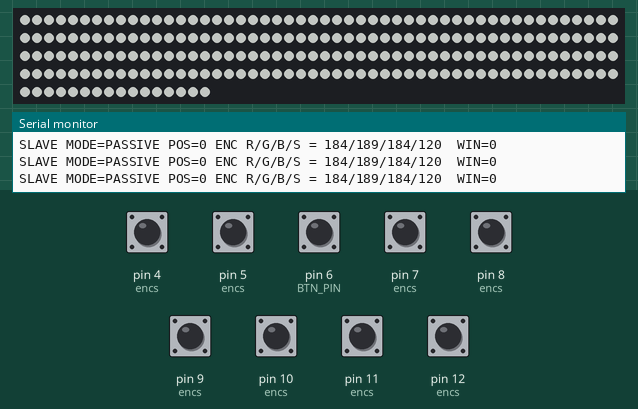
This sketch was run on a simulated Arduino Uno, built with avr-gcc and run on an emulated ATmega328P. On the bench: 216 RGB LEDs in strip order, left to right, continuing on the next row, the last lines printed to the serial monitor. The inputs (shaded band) are chosen by the test bench; at power-on: pin 4 (encs), pin 5 (encs), pin 6 (BTN_PIN), pin 7 (encs), pin 8 (encs), pin 9 (encs), pin 10 (encs), pin 11 (encs), pin 12 (encs) HIGH. Dim RGB values are drawn brighter than linear; random numbers use the default seed unless the sketch sets one.

Above: at 2.4 s.
2.5 s: pin 6 (BTN_PIN) pulled LOW for 0.15 s
At 2.98 s:
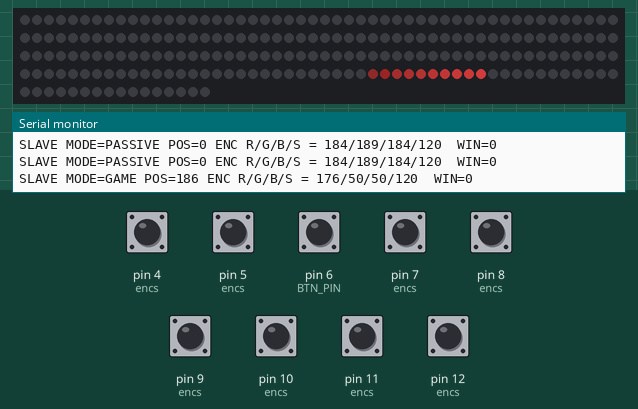
3.2 s: pin 6 (BTN_PIN) pulled LOW for 1 s
At 4.5 s:
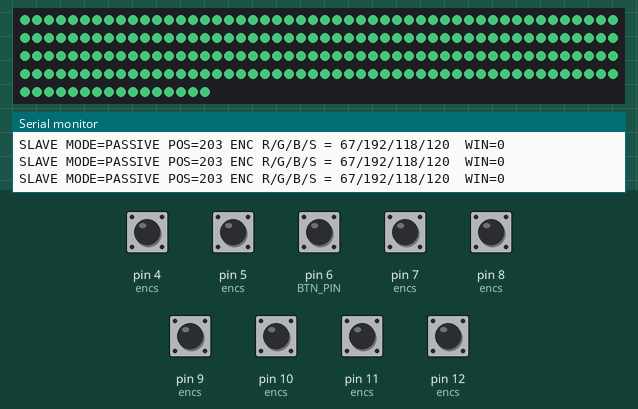
5.7 s: pin 6 (BTN_PIN) pulled LOW for 0.15 s
At 5.88 s:
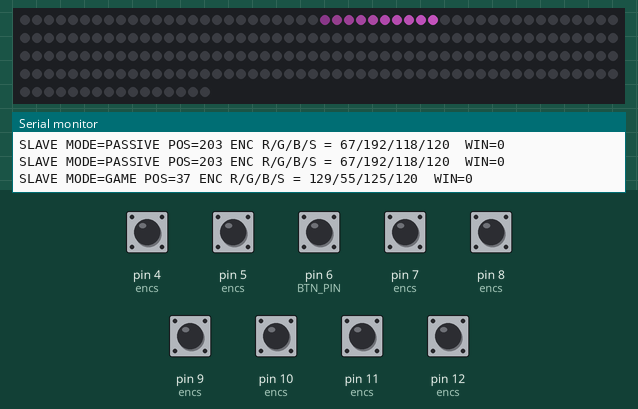
6.4 s: pin 10 (encs) pulled LOW for 1 s
8.0 s: pin 4 (encs) pulled LOW for 1 s
9.6 s: pin 5 (encs) pulled LOW for 1 s
Timing chart, 0 to 12.2 s (numbered marks = the images above; inputs shaded):
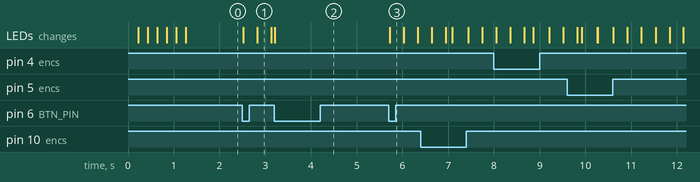

The sketch:

QGH_Portal_v2_slave.ino
```cpp
#include <FastLED.h>
#include <SoftwareSerial.h>

/*/IMPORTANT//
FOR MASTER AND SLAVE HC-12 ARE SET TO C006 Channel to avoid interference with other devices
to change channel:

Connect GND+SET pins
Set 9600 baud
send commands to serial
AT - AT mode
AT+RX - to check current speed
AT+C006 - to set channel
*/

// ---------------- LED CONFIG -------------------
#define LED_PIN 3
#define NUM_LEDS 216
CRGB leds[NUM_LEDS];

// ------------- ENCODERS ------------------------
struct Enc { byte pinA; byte pinB; int value; int last; };
Enc encs[4] = {
  {12, 11, 0, 0},   // R
  {10,  9, 0, 0},   // G
  {8,   7, 0, 0},   // B
  {4,   5, 0, 0}    // Speed encoder corrected pin order
};

#define BTN_PIN 6
bool modeGame = false;
bool lastBtn = false;

// ---------- HC12 ----------------
#define HC_RX A0
#define HC_TX A1
SoftwareSerial HC12(HC_RX, HC_TX);

// SLAVE → MASTER packet fields
int pos = 0;
unsigned long lastMove = 0;

// ---------- WIN ----------
bool win = false;
unsigned long winStart = 0;
const int WIN_DURATION = 60000;

unsigned long lastDebug = 0;

// -----------------------------------------------
void setup() {
  Serial.begin(9600);
  HC12.begin(9600);

  FastLED.addLeds<WS2812, LED_PIN, GRB>(leds, NUM_LEDS);
  FastLED.setBrightness(120);

  for (int i=0;i<4;i++) {
    pinMode(encs[i].pinA, INPUT_PULLUP);
    pinMode(encs[i].pinB, INPUT_PULLUP);
  }

  pinMode(BTN_PIN, INPUT_PULLUP);

  randomSeed(analogRead(0));

  // Random initial color
  encs[0].value = random(50, 200);  // R
  encs[1].value = random(50, 200);  // G
  encs[2].value = random(50, 200);  // B
  encs[3].value = 120;              // brightness/speed default mid

  // Startup blink: red 3 times for SLAVE
  for (int i = 0; i < 3; i++) {
    fill_solid(leds, NUM_LEDS, CRGB(255, 0, 0));
    FastLED.show();
    delay(200);
    fill_solid(leds, NUM_LEDS, CRGB::Black);
    FastLED.show();
    delay(200);
  }
}

// -----------------------------------------------
void readEncoders() {
  for (int i = 0; i < 4; i++) {

    int a = digitalRead(encs[i].pinA);
    int b = digitalRead(encs[i].pinB);
    int encoded = (a << 1) | b;
    int last = encs[i].last;
    int sum = (last << 2) | encoded;

    // Standard robust quadrature decoding (from working portal.ino)
    int delta = 0;
    if (sum == 0b1101 || sum == 0b0100 || sum == 0b0010 || sum == 0b1011)
      delta = +1;
    else if (sum == 0b1110 || sum == 0b0111 || sum == 0b0001 || sum == 0b1000)
      delta = -1;

    // Sensitivity (set to moderate, not excessive)
    encs[i].value += delta * 10;   // increased sensitivity

    // Clamp
    if (encs[i].value < 0) encs[i].value = 0;
    if (encs[i].value > 255) encs[i].value = 255;

    encs[i].last = encoded;
  }
}

// -----------------------------------------------
void sendStateToMaster() {
  static unsigned long lastTx = 0;
  unsigned long now = millis();

  if (now - lastTx < 350) return;   // fixed TX interval
  lastTx = now;

  String out = "{S ";
  out += pos;
  out += "}";
  out += "#";

  HC12.println(out);
}

// -----------------------------------------------
void parseMasterPacket(String s) {
  if (s.indexOf("WIN:1") > 0) {
    win = true;
    winStart = millis();
  }
}

// -----------------------------------------------
void runPassive() {
  fill_solid(leds, NUM_LEDS, CRGB(encs[0].value, encs[1].value, encs[2].value));
  FastLED.setBrightness( map(encs[3].value, 0, 255, 20, 255) );
  FastLED.show();
}

// -----------------------------------------------
void runGame() {
  int raw = encs[3].value;
  int spd = map(raw, 0, 255, 1, 45);
  unsigned long now = millis();
  unsigned long interval = 50 - spd;
  if (interval < 3) interval = 3;

  if (now - lastMove >= interval && spd > 0) {
    pos = (pos + 1) % NUM_LEDS;
    lastMove = now;
  }

  int R = encs[0].value;
  int G = encs[1].value;
  int B = encs[2].value;

  fill_solid(leds, NUM_LEDS, CRGB::Black);
  for (int i=0;i<10;i++) {
    int p = (pos - i + NUM_LEDS) % NUM_LEDS;
    uint8_t fade = 255 - (i*25);
    leds[p] = CRGB(R, G, B).nscale8(fade);
  }

  FastLED.setBrightness(175);
  FastLED.show();

  sendStateToMaster();
}

// -----------------------------------------------
void runWin() {
  unsigned long now = millis();
  if (now - winStart > WIN_DURATION) {
    win = false;
    return;
  }

  // Match MASTER win effect: smooth rainbow sweep
  uint8_t hueBase = (now / 6) & 255;

  for (int i = 0; i < NUM_LEDS; i++) {
    leds[i] = CHSV(hueBase + (i >> 2), 255, 255);
  }

  FastLED.show();
}

// -----------------------------------------------
void loop() {
  /*Serial.print("BTN="); Serial.print(!digitalRead(BTN_PIN));
  Serial.print(" MODE="); Serial.print(modeGame);
  Serial.print(" POS="); Serial.print(pos);
  Serial.print(" SPDraw="); Serial.print(encs[3].value);
  Serial.print(" SPDmap="); Serial.println(map(encs[3].value, 0, 255, 0, 20));
*/
  // ---- High-frequency encoder polling (every 2 ms) ----
  static unsigned long lastEnc = 0;
  unsigned long encNow = millis();
  if (encNow - lastEnc >= 2) {
    lastEnc = encNow;
    readEncoders();
  }

  // BUTTON
  bool btn = !digitalRead(BTN_PIN);
  if (btn && !lastBtn) {
    win = false;                 // allow mode switch during WIN
    modeGame = !modeGame;
    pos = random(NUM_LEDS);

    encs[0].value = random(50, 200);
    encs[1].value = random(50, 200);
    encs[2].value = random(50, 200);
  }
  lastBtn = btn;

  // RECEIVE MASTER PACKETS
// ---- NON-BLOCKING HC12 READER ----
static String hcBuf = "";
while (HC12.available()) {
  char c = HC12.read();
  if (c == '\n') {
    parseMasterPacket(hcBuf);
    hcBuf = "";
  } else {
    hcBuf += c;
  }
}

// ---- PERIODIC DEBUG (every 300 ms) ----
static unsigned long dbgT = 0;
if (millis() - dbgT >= 300) {
  dbgT = millis();
  Serial.print("SLAVE MODE=");
  Serial.print(modeGame ? "GAME" : "PASSIVE");
  Serial.print(" POS=");
  Serial.print(pos);
  Serial.print(" ENC R/G/B/S = ");
  Serial.print(encs[0].value); Serial.print("/");
  Serial.print(encs[1].value); Serial.print("/");
  Serial.print(encs[2].value); Serial.print("/");
  Serial.print(encs[3].value);
  Serial.print("  WIN=");
  Serial.println(win ? 1 : 0);
}

  // WIN MODE PRIORITY
  if (win) {
    runWin();
    return;
  }

  if (!modeGame) runPassive();
  else runGame();
}
```

Measured:
- after the input at 2.5 s, the LEDs: first change at once (image 1 shows a later state)
- after the input at 5.7 s, the LEDs: change at once (image 3)
